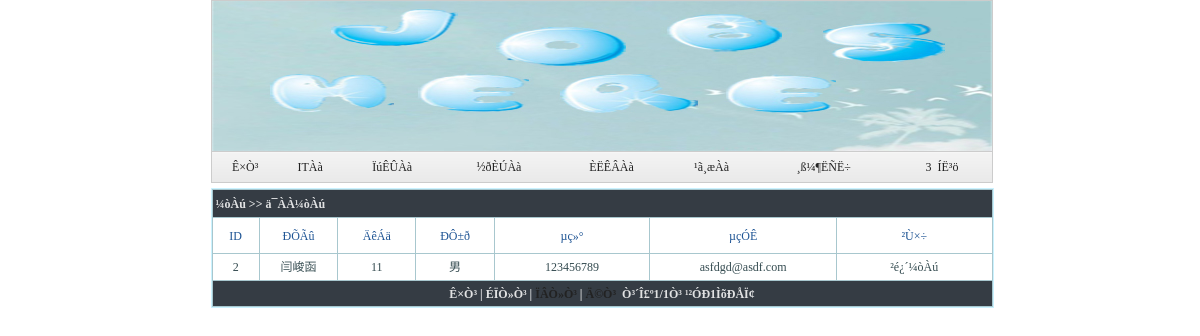
/applydetails.php?jobid=2 (signed in), run on the app's committed database.
### tables this page shows
CREATE TABLE `resumes` (
  `resumeid` bigint(20) NOT NULL auto_increment,
  `cid` bigint(20) NOT NULL,
  `name` varchar(50) NOT NULL,
  `age` varchar(5) default NULL,
  `sex` varchar(5) default NULL,
  `tel` varchar(20) default NULL,
  `email` varchar(50) NOT NULL,
  `education` varchar(255) default NULL,
  `skill` varchar(255) NOT NULL,
  `about` varchar(255) default NULL,
  PRIMARY KEY  (`resumeid`)
);

### applydetails.php (the view, shortened to what this page needs)
<html xmlns="http://www.w3.org/1999/xhtml">
<head>
<link rel="stylesheet" href="admin/images/css.css" type="text/css"/>
</head>
<body>
<?php include("rhead.php");?>
<?php
	$pagesize=20;
    $jobid = $_GET[jobid];
	$sql="select * from resumes where cid in (select cid from applyjob where jobid = $jobid)";
	$rs=mysql_query($sql);
	$recordcount=mysql_num_rows($rs);
	$pagecount=($recordcount-1)/$pagesize+1;
	$pagecount=(int)$pagecount;
	$pageno=$_GET["pageno"];
	if($pageno=="")
	{
		$pageno=1;
	}
	$startno=($pageno-1)*$pagesize;
	$sql="select * from resumes where cid in (select cid from applyjob where jobid = $jobid) order by resumeid desc limit $startno,$pagesize";
	$rs=mysql_query($sql);
?>
<table width="783" border="0" align="center" cellpadding="0" cellspacing="1" bgcolor="#CCCCCC" class="table" >
      <tr>
        <td height="27" colspan="7" align="left" bgcolor="#FFFFFF" class="bg_tr">&nbsp;¼òÀú&nbsp;&gt;&gt;&nbsp;ä¯ÀÀ¼òÀú</td>
      </tr>
       <tr>
        <td width="6%" height="35" align="center" bgcolor="#FFFFFF">ID</td>
        <td width="10%" align="center" bgcolor="#FFFFFF">ÐÕÃû</td>
        <td width="10%" align="center" bgcolor="#FFFFFF">ÄêÁä</td>
        <td width="10%" align="center" bgcolor="#FFFFFF">ÐÔ±ð</td>
        <td width="20%" align="center" bgcolor="#FFFFFF">µç»°</td>
        <td width="24%" align="center" bgcolor="#FFFFFF">µçÓÊ</td>
        <td width="20%" align="center" bgcolor="#FFFFFF">²Ù×÷</td>
      </tr>
     <?php
	while($rows=mysql_fetch_assoc($rs))
	{
    	?>
    <tr align="center">
    <td class="td_bg" height="26"><?php echo $rows["resumeid"]?></td>
    <td class="td_bg" height="26"><?php echo $rows["name"]?></td>
    <td class="td_bg" height="26"><?php echo $rows["age"]?></td>
    <td height="26" class="td_bg"><?php echo $rows["sex"]?></td>
    <td height="26" class="td_bg"><?php echo $rows["tel"]?></td>
    <td height="26" class="td_bg"><?php echo $rows["email"]?></td>
    <td class="td_bg">
    <a href="showresume.php?resumeid=<?php echo $rows[resumeid] ?>" class="trlink">²é¿´¼òÀú</a>
    </tr>
	<?php
	}
?>
	   <tr>
      <th height="25" colspan="7" align="center" class="bg_tr">
    <?php
	if($pageno==1)
	{
	?>
	Ê×Ò³ | ÉÏÒ»Ò³ | <a href="?pageno=<?php echo $pageno+1?>&id=<?php echo $id?>">ÏÂÒ»Ò³</a> | <a href="?pageno=<?php echo $pagecount?>&id=<?php echo $id?>">Ä©Ò³</a>
	<?php
	}
?>
	&nbsp;Ò³´Î£º<?php echo $pageno ?>/<?php echo $pagecount ?>Ò³&nbsp;¹²ÓÐ<?php echo $recordcount?>ÌõÐÅÏ¢ </th>
	  </tr>
</table>
</body>
</html>

### admin/images/css.css (style rules this page uses)
body { FONT-SIZE: 12px; margin-left: 4px; margin-top: 0px; margin-right: 0px; PADDING-RIGHT: 0px; PADDING-LEFT: 0px; SCROLLBAR-FACE-COLOR: #59D6FF; PADDING-BOTTOM: 0px; SCROLLBAR-HIGHLIGHT-COLOR: #ffffff; SCROLLBAR-SHADOW-COLOR: #ffffff; SCROLLBAR-3DLIGHT-COLOR: #007BC6; SCROLLBAR-DARKSHADOW-COLOR: #007BC6; SCROLLBAR-ARROW-COLOR: #007BC6; PADDING-TOP: 0px; SCROLLBAR-TRACK-COLOR: #009ED2; }
.table { border: 1px solid #CAF2FF; margin-top: 5px; margin-bottom: 5px; background:#a8c7ce; }
.td_bg { background:#ffffff; color:#344b50; }
.bg_tr { font-family: "΢���ź�,Verdana, ������"; color:#e1e2e3; font-size:12px; font-weight:bolder; background:#353c44; line-height: 22px; }
td { color:#1E5494; font-size:12px; line-height: 18px; }
a { text-decoration: none; }
a:link { color: #222;text-decoration: none; }
a.trlink { text-decoration: none; }
a.trlink:link { color: #344b50; }

### data on the page
resumes: resumeid "2", name "闫峻函", age "11", sex "男", tel "123456789", email "asfdgd@asdf.com"

### other printed values
$_SESSION['rid'] "3"
$pageno "1"
$pagecount "1"
$recordcount "1"
